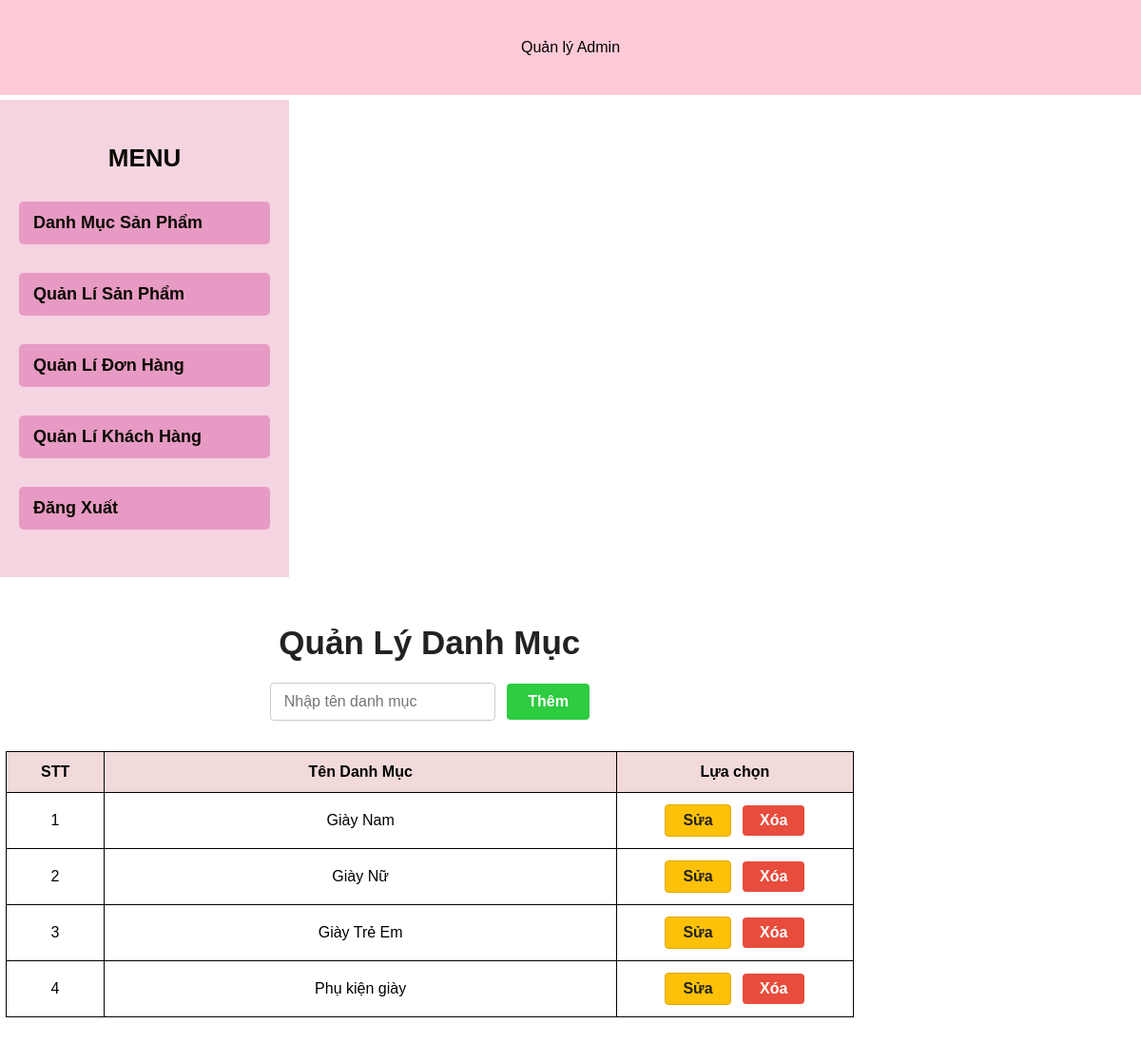
Screenshot of /admin/category.php with the database file from the repository.
### tables this page shows
CREATE TABLE Category (
    id INT AUTO_INCREMENT PRIMARY KEY,
    name VARCHAR(100) NOT NULL
);

### backend/database.php (called while the page is built, shortened)
<?php
class Database {
    public $host = "localhost";
    public $user = "root";
    public $pass = "";
    public $dbname = "sneakers";
    public $link;
    public function __construct() {
        $this->link->set_charset("utf8mb4");
    }
    private function connectDB() {
        $this->link = new mysqli($this->host, $this->user, $this->pass, $this->dbname);
    }
    public function select($query) {
        $result = $this->link->query($query) or die($this->link->error . __LINE__);
        if ($result->num_rows > 0) {
            return $result;
        } else {
            return false;
        }
    }
}
?>

### backend/categories/category_add.php (called while the page is built, shortened)
<?php
require_once __DIR__ . '/../database.php';
class Category {
    private $db;
    public function __construct() {
        $this->db = new Database();
    }
    public function get_all_categories() {
        $query = "SELECT * FROM category ORDER BY id ";
        return $this->db->select($query);
    }
}

### admin/category.php (the view, shortened to what this page needs)
<?php
include "header.php";
include "slider.php";
include "../backend/categories/category_add.php";
$category = new Category();
$categories = $category->get_all_categories();
?>
<div class="admin-right-container">
    <div class="admin-right-add">
        <h2>Quản Lý Danh Mục</h2>
        <form action="" method="POST">
            <input required name="category_name" id="category_name" type="text" placeholder="Nhập tên danh mục">
            <button type="submit" class="btn-green">Thêm</button>
        </form>
    </div>
    <div class="admin-left-delete">
        <table>
            <tr>
                <th>STT</th>
                <th>Tên Danh Mục</th>
                <th>Lựa chọn</th>
            </tr>
            <?php
            if ($categories) {
                while($row = $categories->fetch_assoc()) {
                    echo "<tr>
                        <td>{$row['id']}</td>
                        <td>{$row['name']}</td>
                        <td>
                            <a href='../backend/categories/category_edit.php?id={$row['id']}' class='btn-edit'>Sửa</a>
                            <a href='../backend/categories/category_delete.php?id={$row['id']}' class='btn-delete' onclick=\"return confirm('Bạn có chắc muốn xóa?')\">Xóa</a>
                        </td>
                    </tr>";
                }
            }
            ?>
        </table>
    </div>
</div>

### css/style_admin.css (style rules this page uses)
body, html { font-family: 'Montserrat', sans-serif; margin: 0; padding: 0; overflow-x: hidden; }
.admin-right-container { float: left; width: 74.3%; height: 100vh; margin-left: 0.5%; }
.admin-right-add { margin-top:20px; margin-bottom: 32px; width: 100%; text-align: center; display: flex; flex-direction: column; align-items: center; }
.admin-right-add h2 { font-size: 35px; font-weight: bold; margin-bottom: 22px; color: #222; }
.admin-right-add form { justify-content: center; gap: 12px; }
.admin-right-add input[type="text"] { padding: 10px 14px; border: 1px solid #ccc; border-radius: 4px; font-size: 16px; margin-right: 8px; }
.btn-green { background: #2ecc40; color: #fff; border: none; border-radius: 4px; padding: 10px 22px; font-size: 16px; font-weight: bold; cursor: pointer; transition: background 0.2s; }
.admin-left-delete { margin-right:2px; width: 100%; margin-top: 24px; overflow-x: auto; }
.admin-left-delete table { width: 100%; border-collapse: collapse; }
.admin-left-delete th, .admin-left-delete td { padding: 12px 10px; border: 1px solid #000000; text-align: center; }
.admin-left-delete th { background: #f2dada; font-weight: 600; color: #000000; }
.admin-left-delete th:first-child, .admin-left-delete td:first-child { width: 50px; min-width: 40px; max-width: 60px; white-space: nowrap; }
.admin-left-delete th:nth-child(2), .admin-left-delete td:nth-child(2) { width: 350px; min-width: 180px; max-width: 500px; }
.admin-left-delete th:last-child, .admin-left-delete td:last-child { width: 150px; white-space: nowrap; }
.btn-edit { background: #ffc107; color: #222; border: 1px solid #e0a800; border-radius: 4px; padding: 7px 18px; font-weight: bold; margin-right: 8px; text-decoration: none; display: inline-block; transition: background 0.2s, color 0.2s, border 0.2s; }
.btn-delete { background: #e74c3c; color: #fff; border: 1px; border-radius: 4px; padding: 7px 18px; font-weight: bold; text-decoration: none; display: inline-block; transition: background 0.2s, border 0.2s; }

### rows the page displays
category: id "1", name "Giày Nam"
category: id "2", name "Giày Nữ"
category: id "3", name "Giày Trẻ Em"
category: id "4", name "Phụ kiện giày"
